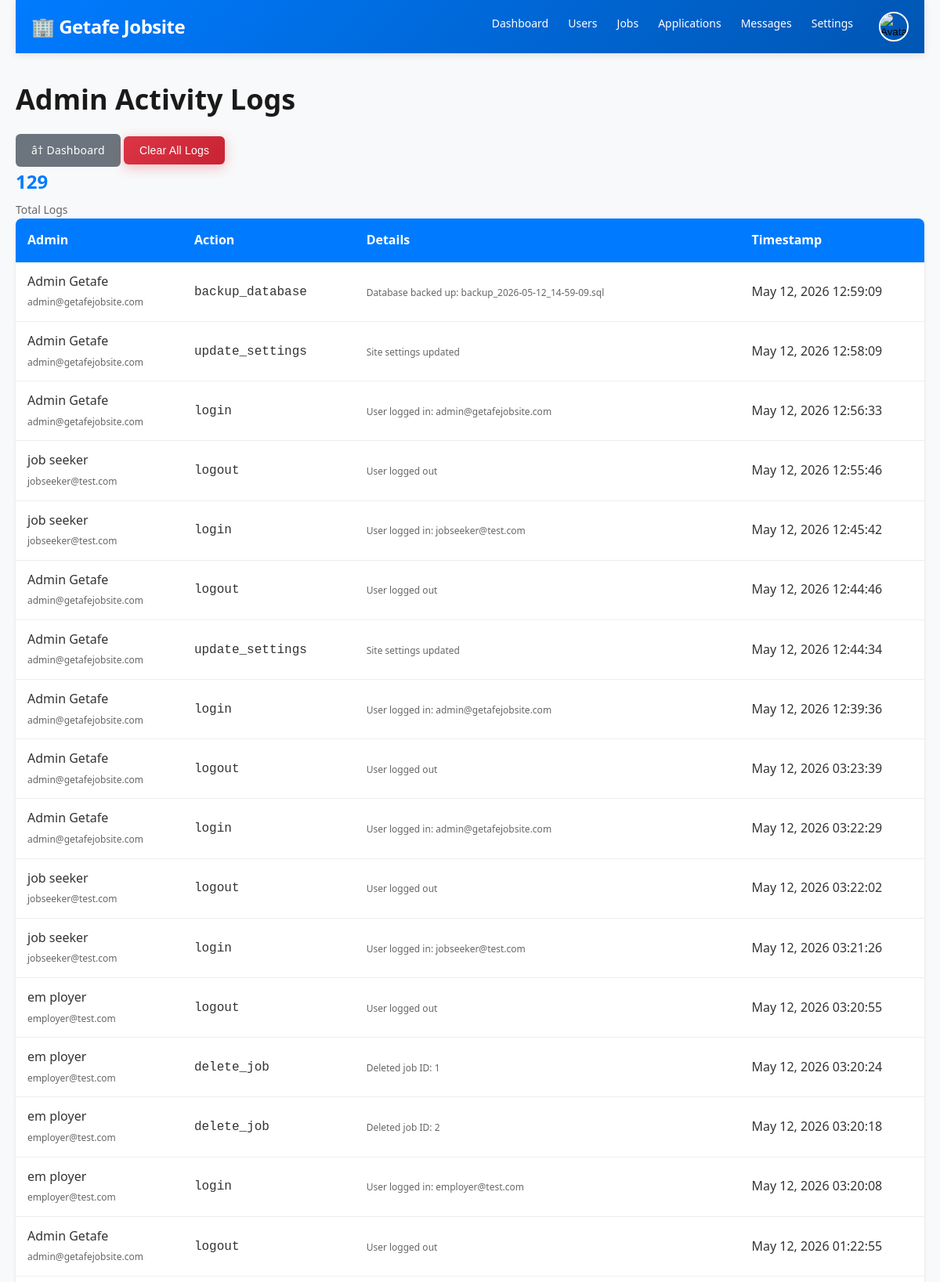
/public/admin/logs.php (signed in, upper part), run on the app's committed database.
### tables this page shows
CREATE TABLE `settings` (
  `id` int(11) NOT NULL AUTO_INCREMENT,
  `setting_key` varchar(100) DEFAULT NULL,
  `setting_value` longtext DEFAULT NULL,
  `created_at` timestamp NOT NULL DEFAULT current_timestamp(),
  `updated_at` timestamp NOT NULL DEFAULT current_timestamp() ON UPDATE current_timestamp(),
  PRIMARY KEY (`id`),
  UNIQUE KEY `setting_key` (`setting_key`)
);

CREATE TABLE `admin_logs` (
  `id` int(11) NOT NULL AUTO_INCREMENT,
  `admin_id` int(11) NOT NULL,
  `action` varchar(255) DEFAULT NULL,
  `details` text DEFAULT NULL,
  `created_at` timestamp NOT NULL DEFAULT current_timestamp(),
  PRIMARY KEY (`id`),
  KEY `admin_logs_ibfk_1` (`admin_id`),
  CONSTRAINT `admin_logs_ibfk_1` FOREIGN KEY (`admin_id`) REFERENCES `users` (`id`) ON DELETE CASCADE
);

CREATE TABLE `users` (
  `id` int(11) NOT NULL AUTO_INCREMENT,
  `first_name` varchar(100) NOT NULL,
  `last_name` varchar(100) NOT NULL,
  `email` varchar(100) NOT NULL,
  `password` varchar(255) NOT NULL,
  `user_type` enum('jobseeker','employer','admin') NOT NULL DEFAULT 'jobseeker',
  `phone` varchar(20) DEFAULT NULL,
  `location` varchar(255) DEFAULT 'Getafe, Bohol',
  `avatar` varchar(255) DEFAULT NULL,
  `bio` text DEFAULT NULL,
  `skills` varchar(500) DEFAULT NULL,
  `company` varchar(255) DEFAULT NULL,
  `company_info` text DEFAULT NULL,
  `company_website` varchar(255) DEFAULT NULL,
  `company_logo` varchar(255) DEFAULT NULL,
  `verified` tinyint(1) DEFAULT 0,
  `status` enum('active','inactive','banned') DEFAULT 'active',
  `created_at` timestamp NOT NULL DEFAULT current_timestamp(),
  `updated_at` timestamp NOT NULL DEFAULT current_timestamp() ON UPDATE current_timestamp(),
  PRIMARY KEY (`id`),
  UNIQUE KEY `email` (`email`),
  KEY `idx_email` (`email`),
  KEY `idx_user_type` (`user_type`)
);

### config/config.php (called while the page is built, shortened)
<?php
require_once __DIR__ . '/database.php';
function sanitize($data) {
    global $conn;
    return $conn->real_escape_string(htmlspecialchars(trim($data)));
}
function isLoggedIn() {
    return isset($_SESSION['user_id']) && !empty($_SESSION['user_id']);
}
function getUserType() {
    return $_SESSION['user_type'] ?? null;
}
function getSetting($key, $default = '') {
    global $conn;
    $key = sanitize($key);
    $result = $conn->query("SELECT setting_value FROM settings WHERE setting_key = '$key'");
    if ($result && $result->num_rows > 0) {
        $row = $result->fetch_assoc();
        return $row['setting_value'];
    }
    return $default;
}
?>

### public/admin/logs.php (the view, shortened to what this page needs)
<?php
require_once '../../config/config.php';
$page = (int)($_GET['page'] ?? 1);
$limit = 50;
$offset = ($page - 1) * $limit;
$count_result = $conn->query("SELECT COUNT(*) as count FROM admin_logs");
$total_logs = $count_result->fetch_assoc()['count'];
$sql = "SELECT l.*, u.first_name, u.last_name, u.email
        FROM admin_logs l
        LEFT JOIN users u ON l.admin_id = u.id
        ORDER BY l.created_at DESC
        LIMIT $limit OFFSET $offset";
$logs = $conn->query($sql);
require_once '../../includes/header.php';
?>
<div class="container">
    <?php require_once '../../includes/navbar.php'; ?>
    <div class="admin-panel">
        <div class="page-header">
            <h1>Admin Activity Logs</h1>
            <div>
                <a href="dashboard.php" class="btn btn-secondary">â† Dashboard</a>
                <form method="POST" style="display: inline;">
                    <button type="submit" class="btn btn-danger" onclick="return confirm('Clear all logs? This cannot be undone!');">Clear All Logs</button>
                </form>
            </div>
        </div>
        <div class="logs-stats">
            <div class="stat-box">
                <p class="stat-number"><?php echo $total_logs; ?></p>
                <p class="stat-label">Total Logs</p>
            </div>
        </div>
        <table class="admin-table">
            <thead>
                <tr>
                    <th>Admin</th>
                    <th>Action</th>
                    <th>Details</th>
                    <th>Timestamp</th>
                </tr>
            </thead>
            <tbody>
                <?php while ($log = $logs->fetch_assoc()): ?>
                    <tr>
                        <td>
                            <?php
                            if ($log['admin_id']) {
                                echo $log['first_name'] . ' ' . $log['last_name'];
                                echo '<br><small>' . $log['email'] . '</small>';
                            } else {
                                echo '<em>System</em>';
                            }
                            ?>
                        </td>
                        <td>
                            <code><?php echo $log['action']; ?></code>
                        </td>
                        <td>
                            <small><?php echo $log['details'] ?? '-'; ?></small>
                        </td>
                        <td>
                            <?php echo date('M d, Y H:i:s', strtotime($log['created_at'])); ?>
                        </td>
                    </tr>
                <?php endwhile; ?>
            </tbody>
        </table>
    </div>
</div>
</body>
</html>

### includes/navbar.php (shortened to what this page needs)
<?php
$user_type = getUserType();
$avatar = $_SESSION['avatar'] ?? '';
$avatar_src = !empty($avatar)
    ? (strpos($avatar, 'http') === 0 ? $avatar : BASE_URL . ltrim($avatar, '/'))
    : BASE_URL . 'assets/images/default-avatar.png';
?>
<nav class="navbar">
    <div class="nav-container">
        <div class="nav-logo">
            <a href="<?php echo BASE_URL; ?>">
                🏢 <?php echo getSetting('site_name', 'Getafe Jobsite'); ?>
            </a>
        </div>
        <div class="nav-menu" id="navMenu">
            <?php if (isLoggedIn()): ?>
                <?php if ($user_type === 'jobseeker'): ?>
                    <a href="<?php echo BASE_URL; ?>my-applications.php" class="nav-link">Applications</a>
                    <a href="<?php echo BASE_URL; ?>saved-jobs.php" class="nav-link">Saved Jobs</a>
                <?php elseif ($user_type === 'employer'): ?>
                    <a href="<?php echo BASE_URL; ?>post-job.php" class="nav-link">Post Job</a>
                    <a href="<?php echo BASE_URL; ?>my-jobs.php" class="nav-link">My Jobs</a>
                    <a href="<?php echo BASE_URL; ?>my-applications.php" class="nav-link">Applications</a>
                <?php elseif ($user_type === 'admin'): ?>
                    <a href="<?php echo BASE_URL; ?>admin/dashboard.php" class="nav-link">Dashboard</a>
                    <a href="<?php echo BASE_URL; ?>admin/manage-users.php" class="nav-link">Users</a>
                    <a href="<?php echo BASE_URL; ?>admin/manage-jobs.php" class="nav-link">Jobs</a>
                    <a href="<?php echo BASE_URL; ?>admin/manage-applications.php" class="nav-link">Applications</a>
                    <a href="<?php echo BASE_URL; ?>admin/manage-messages.php" class="nav-link">Messages</a>
                    <a href="<?php echo BASE_URL; ?>admin/settings.php" class="nav-link">Settings</a>
                <?php endif; ?>
                <div class="nav-user" id="navUserMenu">
                    <button type="button" class="avatar-btn" id="avatarBtn" aria-label="Open profile menu">
                        <img src="<?php echo htmlspecialchars($avatar_src, ENT_QUOTES, 'UTF-8'); ?>" alt="Avatar" class="avatar-small">
                    </button>
                </div>
            <?php else: ?>
                <a href="<?php echo BASE_URL; ?>login.php" class="btn btn-primary">Login</a>
                <a href="<?php echo BASE_URL; ?>register.php" class="btn btn-secondary">Register</a>
            <?php endif; ?>
        </div>
    </div>
</nav>

### css/style.css (style rules this page uses)
* { margin: 0; padding: 0; box-sizing: border-box; }
html { scroll-behavior: smooth; font-size: 16px; }
body { font-family: 'Segoe UI', Tahoma, Geneva, Verdana, sans-serif; background-color: #f8f9fa; color: #333; line-height: 1.6; }
.container { max-width: 1200px; margin: 0 auto; padding: 0 20px; }
h1, h2, h3, h4, h5, h6 { color: #1a1a1a; margin-bottom: 15px; font-weight: 600; }
h1 { font-size: 36px; }
p { margin-bottom: 10px; }
a { color: #007bff; text-decoration: none; transition: color 0.3s; }
small { font-size: 12px; color: #666; }
.navbar { background: linear-gradient(135deg, #007bff 0%, #0056b3 100%); padding: 15px 0; box-shadow: 0 2px 10px rgba(0, 0, 0, 0.1); position: sticky; top: 0; z-index: 1000; }
.navbar .nav-container { max-width: 1200px; margin: 0 auto; padding: 0 20px; display: flex; justify-content: space-between; align-items: center; }
.nav-logo a { color: white; text-decoration: none; font-size: 24px; font-weight: bold; display: flex; align-items: center; letter-spacing: -0.5px; }
.nav-menu { display: flex; list-style: none; gap: 25px; align-items: center; }
.nav-link { color: white; text-decoration: none; font-weight: 500; transition: color 0.3s, border-bottom 0.3s; padding-bottom: 5px; border-bottom: 2px solid transparent; }
.nav-user { position: relative; display: flex; align-items: center; gap: 10px; cursor: pointer; }
.avatar-small { width: 36px; height: 36px; border-radius: 50%; object-fit: cover; border: 2px solid white; transition: transform 0.3s; }
.nav-user { position: relative; cursor: pointer; }
.btn { display: inline-block; padding: 10px 20px; border: none; border-radius: 6px; cursor: pointer; font-size: 14px; transition: all 0.3s ease; text-decoration: none; text-align: center; font-weight: 500; letter-spacing: 0.5px; }
.btn-secondary { background-color: #6c757d; color: white; }
.btn-danger { background: linear-gradient(135deg, #dc3545 0%, #c82333 100%); color: white; box-shadow: 0 4px 15px rgba(220, 53, 69, 0.3); }
.stat-label { font-size: 12px; color: #666; margin: 5px 0 0 0; }
.stat-number { font-size: 32px; font-weight: bold; color: #007bff; margin-bottom: 10px; }
.stat-label { color: #666; font-size: 14px; }
.nav-user img, .nav-user { user-select: none; -webkit-user-drag: none; touch-action: manipulation; }
.btn { border-radius: 8px; font-weight: 600; letter-spacing: 0.2px; }
.btn-secondary { background: #6c757d; border-color: #6c757d; }
.btn-danger { background: #dc3545; border-color: #dc3545; }
.nav-menu { display: flex; align-items: center; gap: 14px; flex-wrap: wrap; }
.nav-link { white-space: nowrap; font-size: 14px; }
.nav-user { position: relative; margin-left: 6px; flex-shrink: 0; }
.avatar-small { width: 36px; height: 36px; border-radius: 50%; object-fit: cover; border: 2px solid rgba(255,255,255,0.9); cursor: pointer; }
.nav-user { position: relative !important; margin-left: 8px; flex-shrink: 0; display: flex; align-items: center; }
.avatar-btn { background: transparent; border: 0; padding: 0; cursor: pointer; display: flex; align-items: center; }
.avatar-small { width: 38px !important; height: 38px !important; border-radius: 50% !important; object-fit: cover !important; border: 2px solid rgba(255, 255, 255, 0.95) !important; display: block; pointer-events: none; }

### css/admin.css (style rules this page uses)
.stat-number { font-size: 24px; font-weight: bold; color: #007bff; margin: 0; }
.stat-label { color: #666; margin: 5px 0 0 0; }
.admin-panel { padding: 30px 0; }
.admin-table { width: 100%; background: white; border-collapse: collapse; border-radius: 8px; overflow: hidden; box-shadow: 0 2px 4px rgba(0,0,0,0.1); }
.admin-table thead { background-color: #007bff; color: white; }
.admin-table th { padding: 15px; text-align: left; font-weight: 600; }
.admin-table td { padding: 12px 15px; border-bottom: 1px solid #eee; }

### includes/navbar.php (style rules this page uses)
.nav-user { position: relative !important; display: flex !important; align-items: center !important; margin-left: 8px !important; }
.avatar-btn { border: 0 !important; background: transparent !important; padding: 0 !important; cursor: pointer !important; display: inline-flex !important; align-items: center !important; justify-content: center !important; }
.avatar-small { width: 38px !important; height: 38px !important; border-radius: 50% !important; object-fit: cover !important; border: 2px solid #ffffff !important; display: block !important; }

### data on the page
settings: setting_value "Getafe Jobsite"
admin_logs: admin.first_name "Admin", admin.last_name "Getafe", admin.email "admin@getafejobsite.com", action "backup_database", details "Database backed up: backup_2026-05-12_14-59-09.sql", created_at "May 12, 2026 12:59:09"
admin_logs: admin.first_name "Admin", admin.last_name "Getafe", admin.email "admin@getafejobsite.com", action "update_settings", details "Site settings updated", created_at "May 12, 2026 12:58:09"
admin_logs: admin.first_name "Admin", admin.last_name "Getafe", admin.email "admin@getafejobsite.com", action "login", details "User logged in: admin@getafejobsite.com", created_at "May 12, 2026 12:56:33"
admin_logs: admin.first_name "job", admin.last_name "seeker", admin.email "jobseeker@test.com", action "logout", details "User logged out", created_at "May 12, 2026 12:55:46"
admin_logs: admin.first_name "job", admin.last_name "seeker", admin.email "jobseeker@test.com", action "login", details "User logged in: jobseeker@test.com", created_at "May 12, 2026 12:45:42"
admin_logs: admin.first_name "Admin", admin.last_name "Getafe", admin.email "admin@getafejobsite.com", action "logout", details "User logged out", created_at "May 12, 2026 12:44:46"
admin_logs: admin.first_name "Admin", admin.last_name "Getafe", admin.email "admin@getafejobsite.com", action "update_settings", details "Site settings updated", created_at "May 12, 2026 12:44:34"
admin_logs: admin.first_name "Admin", admin.last_name "Getafe", admin.email "admin@getafejobsite.com", action "login", details "User logged in: admin@getafejobsite.com", created_at "May 12, 2026 12:39:36"
admin_logs: admin.first_name "Admin", admin.last_name "Getafe", admin.email "admin@getafejobsite.com", action "logout", details "User logged out", created_at "May 12, 2026 03:23:39"
admin_logs: admin.first_name "Admin", admin.last_name "Getafe", admin.email "admin@getafejobsite.com", action "login", details "User logged in: admin@getafejobsite.com", created_at "May 12, 2026 03:22:29"
admin_logs: admin.first_name "job", admin.last_name "seeker", admin.email "jobseeker@test.com", action "logout", details "User logged out", created_at "May 12, 2026 03:22:02"
admin_logs: admin.first_name "job", admin.last_name "seeker", admin.email "jobseeker@test.com", action "login", details "User logged in: jobseeker@test.com", created_at "May 12, 2026 03:21:26"
admin_logs: admin.first_name "em", admin.last_name "ployer", admin.email "employer@test.com", action "logout", details "User logged out", created_at "May 12, 2026 03:20:55"
admin_logs: admin.first_name "em", admin.last_name "ployer", admin.email "employer@test.com", action "delete_job", details "Deleted job ID: 1", created_at "May 12, 2026 03:20:24"
admin_logs: admin.first_name "em", admin.last_name "ployer", admin.email "employer@test.com", action "delete_job", details "Deleted job ID: 2", created_at "May 12, 2026 03:20:18"
admin_logs: admin.first_name "em", admin.last_name "ployer", admin.email "employer@test.com", action "login", details "User logged in: employer@test.com", created_at "May 12, 2026 03:20:08"
admin_logs: admin.first_name "Admin", admin.last_name "Getafe", admin.email "admin@getafejobsite.com", action "logout", details "User logged out", created_at "May 12, 2026 01:22:55"

### other printed values
$total_logs "129"
